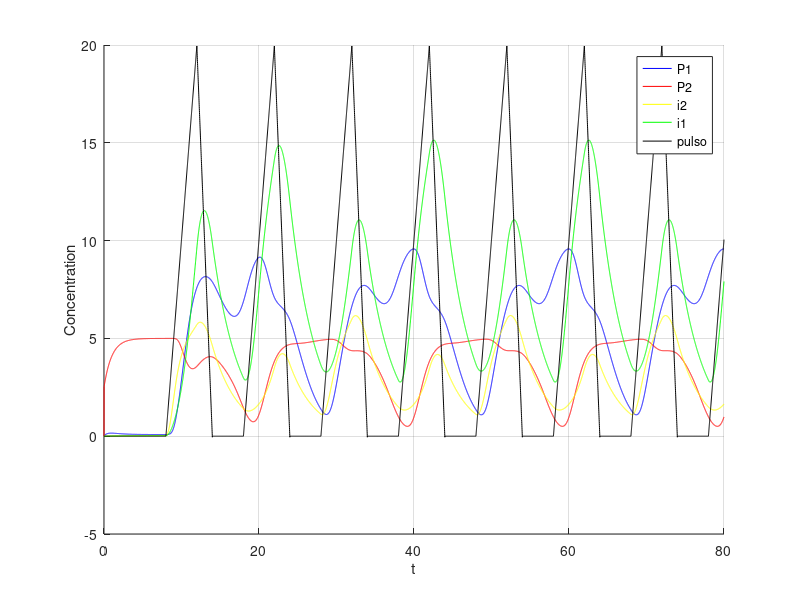

Here is the MATLAB script that generated this plot:
clear;

dt=0.01; 
t=0:dt:80; 

%i = 1 ate 5000 

p1 = 0;
p2 = 2.5;
ii1 = 0;
ii2 = 0;

%dissociation constant
kp1 = 1;
kp2 = 2;


%leak from repression
alpha0 = 0.01;

%degradation rate
kd1 = 0.3;
kd2 = 0.3;

p1s = zeros(1, length(t));
p2s = zeros(1, length(t));

pulso = zeros(1, length(t));

i1s = zeros(1, length(t));
i2s = zeros(1, length(t));

alpha1 = 10; alpha2 = 5;
beta = 3;
gama = 4;

p3 = 0;
p3s = zeros(1, length(t));

for i = 2:length(t)
   
   if (mod(i, 1000) >800 || mod(i,1000)<200  && i>700)
     pulso(i) = pulso(i-1)+0.05;
   endif
   
   if ((mod(i, 1000) >=200 && mod(i,1000)<400) && i>1000 )
     pulso(i) = pulso(i-1)-0.1;
   endif
   
%   if (i> 800 && i <1200)
%    pulso(i) = pulso(i-1)+0.05;
%   endif
%   
%   if (i>= 1200 && i <1400)
%    pulso(i) = pulso(i-1)-0.1;
%   endif
%   
%   if (i>1800 && i <2200)
%    pulso(i) = pulso(i-1)+0.05;
%   endif
%   
%   if (i>= 2200 && i <2400)
%    pulso(i) = pulso(i-1)-0.1;
%   endif
%   
%   if (i>2800 && i <3200)
%    pulso(i) = pulso(i-1)+0.05;
%   endif
%   
%   if (i>= 3200 && i <3400)
%    pulso(i) = pulso(i-1)-0.1;
%   endif
%   
%   if (i>3800 && i <4200)
%    pulso(i) = pulso(i-1)+0.05;
%   endif
%   
%   if (i>= 4200 && i <4400)
%    pulso(i) = pulso(i-1)-0.1;
%   endif
  
  div = 1 + p1/kp1 + p2/kp2 + (p1*p2)/(kp1*kp2);
  
  dpdt = alpha0 + pulso(i) * ((1 + p1 / kp1) / div) - kd1*ii1;
  ii1 = dpdt * dt + ii1;
  i1s(i) = ii1; 
  
  dpdt = alpha0 + pulso(i) * ((1 + p2 / kp2) / div) - kd2*ii2;
  ii2 = dpdt * dt + ii2;
  i2s(i) = ii2; 
 
  dpdt = (alpha1 / (1 + (p2 / (1 + i2s(i) ) ) ^ beta )) - p1;
  p1 = dpdt * dt + p1;
  p1s(i) = p1;
  
  dpdt = (alpha2 / (1 + (p1 / (1 + i1s(i)) ) ^ gama)) - p2;
  p2 = dpdt * dt + p2;
  p2s(i) = p2;

endfor

figure;
hold on;
grid on;
%plot(t, p1s, 'b;P1;', t ,p2s, 'r;P2;', t , pulso , 'k;pulso;');
plot(t, p1s, 'b;P1;', t ,p2s, 'r;P2;', t , i2s, 'y;i2;', t ,i1s,'g;i1;', t , pulso , 'k;pulso;');
xlabel('t');
ylabel('Concentration');